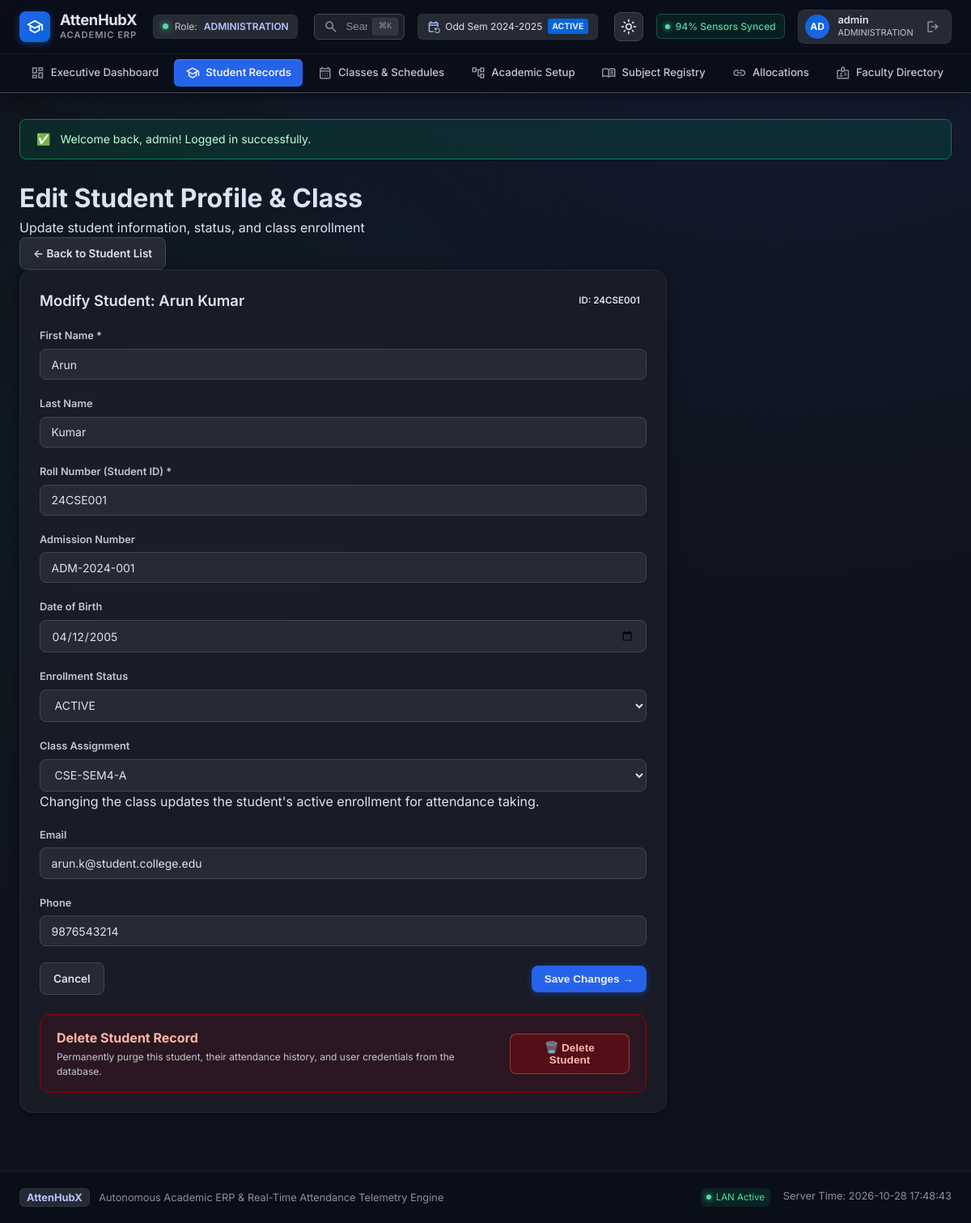
/lamp-version/admin/student_edit.php?id=1 (signed in), run on the app's committed database.
### tables this page shows
CREATE TABLE `students` (
  `id` bigint(20) unsigned NOT NULL AUTO_INCREMENT,
  `user_id` bigint(20) unsigned NOT NULL,
  `student_id` varchar(30) NOT NULL,
  `first_name` varchar(100) NOT NULL,
  `last_name` varchar(100) DEFAULT NULL,
  `date_of_birth` date DEFAULT NULL,
  `admission_number` varchar(50) DEFAULT NULL,
  `joined_at` date DEFAULT NULL,
  `status` varchar(30) NOT NULL,
  `created_at` datetime NOT NULL,
  `updated_at` datetime NOT NULL,
  PRIMARY KEY (`id`),
  UNIQUE KEY `user_id` (`user_id`),
  UNIQUE KEY `student_id` (`student_id`),
  UNIQUE KEY `admission_number` (`admission_number`),
  KEY `idx_students_status` (`status`),
  CONSTRAINT `students_ibfk_1` FOREIGN KEY (`user_id`) REFERENCES `users` (`id`)
);

CREATE TABLE `student_enrollments` (
  `id` bigint(20) unsigned NOT NULL AUTO_INCREMENT,
  `student_id` bigint(20) unsigned NOT NULL,
  `class_id` bigint(20) unsigned NOT NULL,
  `start_date` date NOT NULL,
  `end_date` date DEFAULT NULL,
  `status` varchar(30) NOT NULL,
  `transfer_reason` varchar(255) DEFAULT NULL,
  `created_at` datetime NOT NULL,
  PRIMARY KEY (`id`),
  KEY `idx_enrollments_student` (`student_id`),
  KEY `idx_enrollments_class` (`class_id`),
  KEY `idx_enrollments_dates` (`start_date`,`end_date`),
  CONSTRAINT `student_enrollments_ibfk_1` FOREIGN KEY (`student_id`) REFERENCES `students` (`id`),
  CONSTRAINT `student_enrollments_ibfk_2` FOREIGN KEY (`class_id`) REFERENCES `classes` (`id`)
);

CREATE TABLE `classes` (
  `id` bigint(20) unsigned NOT NULL AUTO_INCREMENT,
  `admission_batch_id` bigint(20) unsigned NOT NULL,
  `semester_id` bigint(20) unsigned NOT NULL,
  `section_name` varchar(20) NOT NULL,
  `class_code` varchar(50) DEFAULT NULL,
  `is_active` tinyint(1) DEFAULT 1,
  `created_at` datetime NOT NULL,
  `updated_at` datetime NOT NULL,
  PRIMARY KEY (`id`),
  UNIQUE KEY `uk_batch_sem_sec` (`admission_batch_id`,`semester_id`,`section_name`),
  UNIQUE KEY `class_code` (`class_code`),
  KEY `idx_classes_batch` (`admission_batch_id`),
  KEY `idx_classes_sem` (`semester_id`),
  CONSTRAINT `classes_ibfk_1` FOREIGN KEY (`admission_batch_id`) REFERENCES `admission_batches` (`id`),
  CONSTRAINT `classes_ibfk_2` FOREIGN KEY (`semester_id`) REFERENCES `semesters` (`id`)
);

CREATE TABLE `users` (
  `id` bigint(20) unsigned NOT NULL AUTO_INCREMENT,
  `role_id` bigint(20) unsigned NOT NULL,
  `username` varchar(100) NOT NULL,
  `password_hash` varchar(255) NOT NULL,
  `email` varchar(255) DEFAULT NULL,
  `phone` varchar(20) DEFAULT NULL,
  `is_active` tinyint(1) DEFAULT 1,
  `last_login_at` datetime DEFAULT NULL,
  `created_at` datetime NOT NULL,
  `updated_at` datetime NOT NULL,
  PRIMARY KEY (`id`),
  UNIQUE KEY `username` (`username`),
  UNIQUE KEY `email` (`email`),
  KEY `idx_users_role` (`role_id`),
  KEY `idx_users_active` (`is_active`),
  CONSTRAINT `users_ibfk_1` FOREIGN KEY (`role_id`) REFERENCES `roles` (`id`)
);

### lamp-version/includes/functions.php (called while the page is built, shortened)
<?php
function e(?string $str): string {
    return htmlspecialchars($str ?? '', ENT_QUOTES, 'UTF-8');
}
function base_url(string $path = ''): string {
    static $base = null;
    if ($base === null) {
        $script_dir = dirname($_SERVER['SCRIPT_NAME'] ?? '');
        $patterns = ['/admin', '/faculty', '/hod', '/student', '/auth'];
        $clean_dir = $script_dir;
        foreach ($patterns as $p) {
            if (substr($clean_dir, -strlen($p)) === $p) {
                $clean_dir = substr($clean_dir, 0, -strlen($p));
            }
        }
        $clean_dir = rtrim(str_replace('\\', '/', $clean_dir), '/');
        $base = $clean_dir;
    }
    $path = ltrim($path, '/');
    return ($base === '' ? '' : $base) . ($path !== '' ? '/' . $path : '/');
}

### lamp-version/admin/student_edit.php (the view, shortened to what this page needs)
<?php
require_once __DIR__ . '/../includes/header.php';
$db = get_db();
$student_id_param = isset($_GET['id']) && is_numeric($_GET['id']) ? (int)$_GET['id'] : 0;
$stu_stmt = $db->prepare("
    SELECT s.*, u.username, u.email, u.phone, se.class_id, se.id AS enrollment_id
    FROM students s
    JOIN users u ON s.user_id = u.id
    LEFT JOIN student_enrollments se ON s.id = se.student_id AND se.status = 'ACTIVE'
    WHERE s.id = ?
    LIMIT 1
");
$stu_stmt->execute([$student_id_param]);
$student = $stu_stmt->fetch();
$classes = $db->query("
    SELECT c.id, c.class_code, c.section_name, b.batch_name, sem.name AS semester_name
    FROM classes c
    JOIN admission_batches b ON c.admission_batch_id = b.id
    JOIN semesters sem ON c.semester_id = sem.id
    WHERE c.is_active = 1
    ORDER BY b.batch_name ASC, sem.semester_number ASC, c.section_name ASC
")->fetchAll();
?>
<div class="page-header">
    <div>
        <h1 class="page-title">Edit Student Profile & Class</h1>
        <p class="page-subtitle">Update student information, status, and class enrollment</p>
    </div>
    <div>
        <a href="<?= base_url('admin/students.php') ?>" class="btn btn-secondary">&larr; Back to Student List</a>
    </div>
</div>
<div class="card" style="max-width: 800px;">
    <div class="card-header">
        <h2 class="card-title">Modify Student: <?= e($student['first_name'] . ' ' . ($student['last_name'] ?? '')) ?></h2>
        <span class="badge badge-info">ID: <?= e($student['student_id']) ?></span>
    </div>
    <form method="POST" action="<?= base_url('admin/student_edit.php?id=' . $student['id']) ?>">
        <div class="card-body">
            <div class="form-grid">
                <div class="form-group">
                    <label class="form-label">First Name <span class="required">*</span></label>
                    <input type="text" name="first_name" class="form-control" required value="<?= e($student['first_name']) ?>">
                </div>
                <div class="form-group">
                    <label class="form-label">Last Name</label>
                    <input type="text" name="last_name" class="form-control" value="<?= e($student['last_name'] ?? '') ?>">
                </div>
                <div class="form-group">
                    <label class="form-label">Roll Number (Student ID) <span class="required">*</span></label>
                    <input type="text" name="student_id" class="form-control" required value="<?= e($student['student_id']) ?>">
                </div>
                <div class="form-group">
                    <label class="form-label">Admission Number</label>
                    <input type="text" name="admission_number" class="form-control" value="<?= e($student['admission_number'] ?? '') ?>">
                </div>
                <div class="form-group">
                    <label class="form-label">Date of Birth</label>
                    <input type="date" name="date_of_birth" class="form-control" value="<?= e($student['date_of_birth'] ?? '') ?>">
                </div>
                <div class="form-group">
                    <label class="form-label">Enrollment Status</label>
                    <select name="status" class="form-control">
                        <option value="ACTIVE" <?= $student['status'] === 'ACTIVE' ? 'selected' : '' ?>>ACTIVE</option>
                    </select>
                </div>
                <div class="form-group" style="grid-column: 1 / -1;">
                    <label class="form-label">Class Assignment</label>
                    <select name="class_id" class="form-control">
                        <?php foreach ($classes as $cls): ?>
                            <option value="<?= $cls['id'] ?>" <?= ((int)$student['class_id'] === (int)$cls['id']) ? 'selected' : '' ?>>
                                <?= e($cls['class_code'] ?: "{$cls['batch_name']} - {$cls['semester_name']} Sec {$cls['section_name']}") ?>
                            </option>
                        <?php endforeach; ?>
                    </select>
                    <div class="form-help">Changing the class updates the student's active enrollment for attendance taking.</div>
                </div>
                <div class="form-group">
                    <label class="form-label">Email</label>
                    <input type="email" name="email" class="form-control" value="<?= e($student['email'] ?? '') ?>">
                </div>
                <div class="form-group">
                    <label class="form-label">Phone</label>
                    <input type="tel" name="phone" class="form-control" value="<?= e($student['phone'] ?? '') ?>">
                </div>
            </div>
        <div class="card-footer" style="display: flex; justify-content: space-between; align-items: center;">
            <a href="<?= base_url('admin/students.php') ?>" class="btn btn-secondary">Cancel</a>
            <div style="display: flex; gap: 0.5rem; align-items: center;">
                <button type="submit" class="btn btn-primary">Save Changes &rarr;</button>
            </div>
        </div>
    </form>
    <div style="margin-top: 1.5rem; padding: 1rem 1.25rem; background: rgba(147, 0, 10, 0.15); border: 1px solid var(--error-container); border-radius: var(--radius-lg); display: flex; align-items: center; justify-content: space-between; gap: 1rem;">
        <div>
            <strong style="color: var(--error);">Delete Student Record</strong>
            <p style="font-size: 0.75rem; color: var(--on-surface-variant); margin: 0.2rem 0 0 0;">
                Permanently purge this student, their attendance history, and user credentials from the database.
            </p>
        </div>
        <form method="POST" action="<?= base_url('admin/student_delete.php') ?>" onsubmit="return confirm('⚠️ Are you sure you want to PERMANENTLY delete <?= addslashes($student['first_name'] . ' ' . ($student['last_name'] ?? '')) ?>? This cannot be undone.');" style="margin: 0;">
            <button type="submit" class="btn btn-danger">
                🗑️ Delete Student
            </button>
        </form>
    </div>
</div>
<?php require_once __DIR__ . '/../includes/footer.php'; ?>

### lamp-version/assets/css/style.css (style rules this page uses)
:root, [data-theme="dark"], html.dark { --bg-base: #0f131d; --surface: #0f131d; --surface-container-lowest: #0a0e18; --surface-container-low: #171b26; --surface-container: #1c1f2a; --surface-container-high: #262a35; --surface-container-highest: #313540; --surface-bright: #353944; --surface-variant: #313540; --on-surface: #dfe2f1; --on-surface-variant: #c3c6d7; --outline: #8d90a0; --outline-variant: #434655; --primary: #b4c5ff; --primary-container: #2563eb; --on-primary: #002a78; --on-primary-container: #eeefff; --secondary: #adc6ff; --secondary-container: #0566d9; --on-secondary-container: #e6ecff; --tertiary: #4edea3; --tertiary-container: #007d55; --on-tertiary-container: #bdffdb; --tertiary-fixed-dim: #4edea3; --error: #ffb4ab; --error-container: #93000a; --on-error-container: #ffdad6; --warning: #fbbf24; --warning-container: #78350f; --on-warning-container: #fef3c7; --radius-sm: 0.375rem; --radius-md: 0.5rem; --radius-lg: 0.75rem; --radius-xl: 1rem; --radius-full: 9999px; --shadow-card: 0 4px 20px -2px rgba(0, 0, 0, 0.45); --shadow-glow-primary: 0 0 35px -5px rgba(37, 99, 235, 0.25); --shadow-glow-tertiary: 0 0 35px -5px rgba(78, 222, 163, 0.2); --font-sans: 'Inter', -apple-system, BlinkMacSystemFont, 'Segoe UI', Roboto, sans-serif; }
* { box-sizing: border-box; margin: 0; padding: 0; }
html, body { background-color: var(--bg-base); color: var(--on-surface); font-family: var(--font-sans); line-height: 1.5; -webkit-font-smoothing: antialiased; min-height: 100vh; scrollbar-width: none; -ms-overflow-style: none; }
* { scrollbar-width: none !important; -ms-overflow-style: none !important; }
body.AttenHubX-app { display: flex; flex-direction: column; min-height: 100vh; background: radial-gradient(circle at 80% -20%, rgba(37, 99, 235, 0.12) 0%, transparent 50%), radial-gradient(circle at 20% 40%, rgba(0, 125, 85, 0.08) 0%, transparent 45%), var(--bg-base); }
a { color: var(--primary); text-decoration: none; transition: color 0.15s ease; }
.btn { display: inline-flex; align-items: center; gap: 0.45rem; padding: 0.55rem 1rem; border-radius: var(--radius-md); font-size: 0.85rem; font-weight: 600; cursor: pointer; text-decoration: none; border: none; transition: all 0.15s ease; }
.btn-primary { background: var(--primary-container); color: var(--on-primary-container); box-shadow: 0 2px 10px rgba(37, 99, 235, 0.35); }
.btn-secondary { background: var(--surface-container-high); color: var(--on-surface); border: 1px solid var(--outline-variant); }
.btn-danger { background: rgba(147, 0, 10, 0.4); color: var(--error); border: 1px solid rgba(255, 180, 171, 0.3); }
.card { background: rgba(28, 31, 42, 0.8); backdrop-filter: blur(16px); border: 1px solid rgba(255, 255, 255, 0.05); border-radius: var(--radius-xl); padding: 1.5rem; box-shadow: var(--shadow-card); margin-bottom: 1.5rem; }
.card-header { display: flex; align-items: center; justify-content: space-between; margin-bottom: 1.25rem; }
.card-title { font-size: 1.15rem; font-weight: 600; color: var(--on-surface); }
.form-group { margin-bottom: 1.25rem; }
.form-label { display: block; font-size: 0.8rem; font-weight: 600; color: var(--on-surface-variant); margin-bottom: 0.4rem; }
.form-control { width: 100%; padding: 0.6rem 0.85rem; background: var(--surface-container-high); border: 1px solid var(--outline-variant); border-radius: var(--radius-md); color: var(--on-surface); font-size: 0.875rem; font-family: inherit; transition: all 0.2s ease; }
select.form-control { cursor: pointer; }
.badge { display: inline-flex; align-items: center; padding: 0.2rem 0.5rem; border-radius: var(--radius-sm); font-size: 0.72rem; font-weight: 600; }

### data on the page
students: first_name+last_name "Arun Kumar", student "24CSE001", first_name "Arun", last_name "Kumar", student_id "24CSE001", admission_number "ADM-2024-001", date_of_birth "04/12/2005", status "ACTIVE", email "arun.k@student.college.edu", phone "9876543214"
student_enrollments: class_id "CSE-SEM4-A"

### other printed values
$user['role'] "ADMINISTRATION"
substr($user['username'] ?? 'U', 0, 2) "AD"
$user['display_name'] "admin"
$flash['message'] "Welcome back, admin! Logged in successfully."
